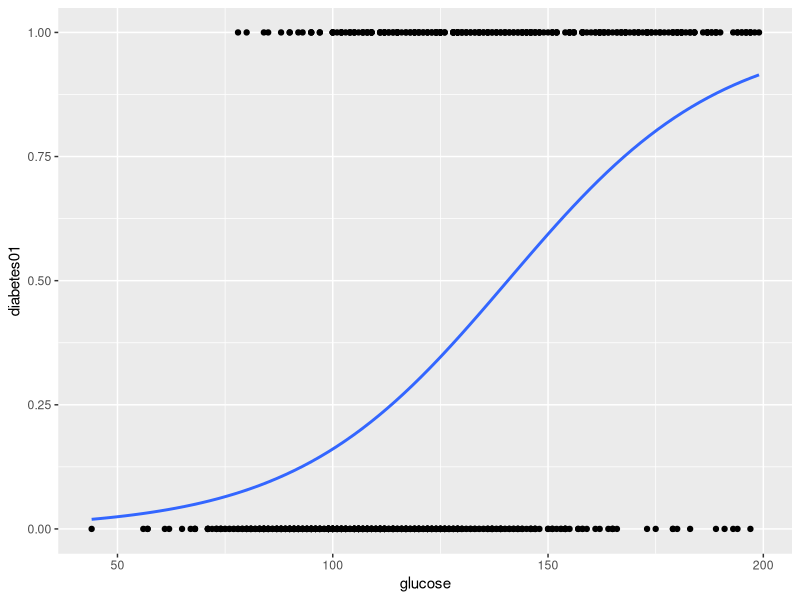

Recreate this plot in R.
## ---- chunk 1
#leemos los datos:
library(readxl)
hbp <- read_excel("mod_empiricos.xlsx", 
                            sheet = "hbp")
## ---- chunk 2
#modelo logístico:
highbp <- glm(dxhigh ~ age + bmi + menop, data = hbp,
              family=binomial(logit))
#resumen de los resultados:
summary(highbp)
#obtener los coeficientes como ORs:
exp(cbind(OR = coef(highbp), confint(highbp)))
## ---- chunk 3
# paquetes
library(tidyverse)
library(caret)
library(mlbench)
# cargar datos (estos son directamente del paquete mlbench, en su caso debe usar readxl o similar)
data("PimaIndiansDiabetes2", package = "mlbench")
# inspeccionar los datos
sample_n(PimaIndiansDiabetes2, 6)
## ---- chunk 4
# Split the data into training and test set
set.seed(123)
training.samples <- PimaIndiansDiabetes2$diabetes %>% 
  createDataPartition(p = 0.8, list = FALSE)
train.data  <- PimaIndiansDiabetes2[training.samples, ]
test.data <- PimaIndiansDiabetes2[-training.samples, ]
## ---- chunk 5
library(MASS)
# Fit the model
model <- glm(diabetes ~., data = train.data, family = binomial)
# Summarize the final selected model
summary(model)
## ---- chunk 6
library(ggplot2)
#pasar datos de diabetes "pos" y "neg" a 1s y 0s
diabetes01 <- ifelse(PimaIndiansDiabetes2$diabetes == "pos", 1, 0)
#gráfica con curva logística
ggplot(PimaIndiansDiabetes2, aes(x=glucose, y=diabetes01, na.rm = TRUE)) +
  geom_point() +
  geom_smooth(method = "glm", 
    method.args = list(family = "binomial"), 
    se = FALSE)
## ---- chunk 7
# Make predictions
probabilities <- model %>% predict(test.data, type = "response")
predicted.classes <- ifelse(probabilities > 0.5, "pos", "neg")
# Prediction accuracy
observed.classes <- test.data$diabetes
mean(predicted.classes == observed.classes, na.rm = TRUE)
